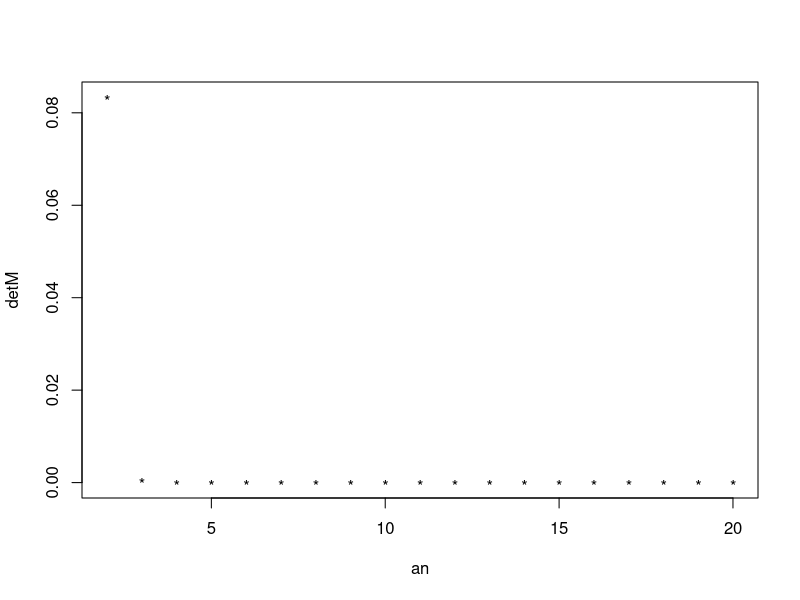
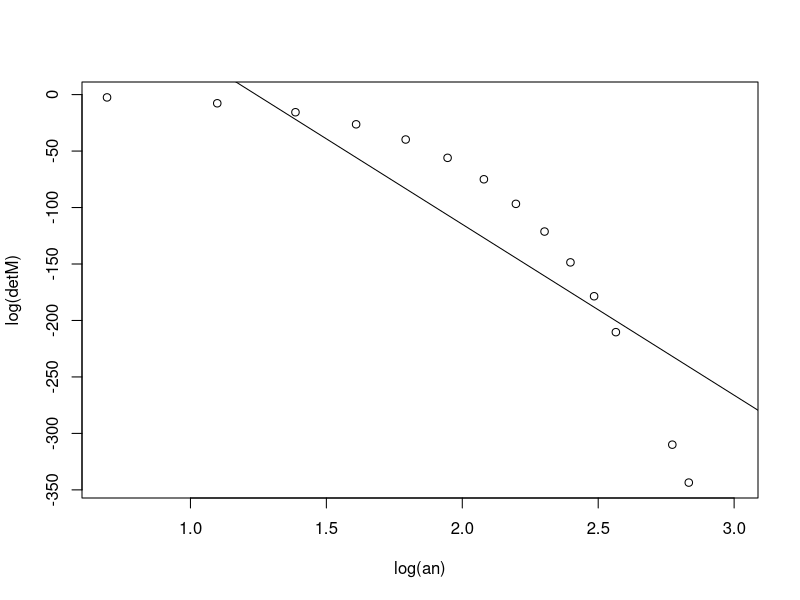

These figures' R source, in order:
rm(list = ls(all = TRUE))
n=3;
a=1:n; 
M=matrix(0,n,n)

for(i in 1:n){
 for(j in 1:n){
  M[i,j]=(a[i]+a[j]-1)^-1
 }
}

M

f <- function(n){
  a=1:n; 
  M=matrix(0,n,n);
  for(i in 1:n) for(j in 1:n) M[i,j]=(a[i]+a[j]-1)^-1
  return(M)
}

f(8)

n=20
detM=sapply(2:n, function(i) det(f(i)));

summary(detM)

an=2:n 

plot(an,detM,pch='*');
logM=lm(log(detM)~log(an));

summary(logM)

plot(log(an),log(detM))
abline(logM)